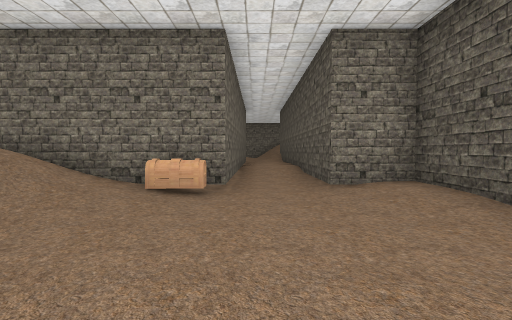
[1] (above)

13 first-person views from a walk through a Unity game level. The camera is 1.5 m above the floor, tilts 2° down and sees 85° across. The floor is counted in squares, 2 m on a side. Each view is taken from the middle of a square. On the plan, view 1 faces up. The plan holds only what a view shows up to about 10 squares ahead; the rest is blank. The player character is not drawn. Some animated figures are not drawn.

[2]
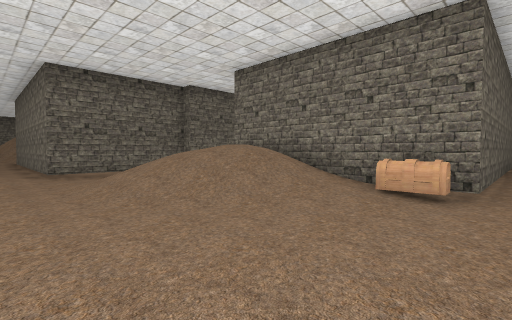

[3]
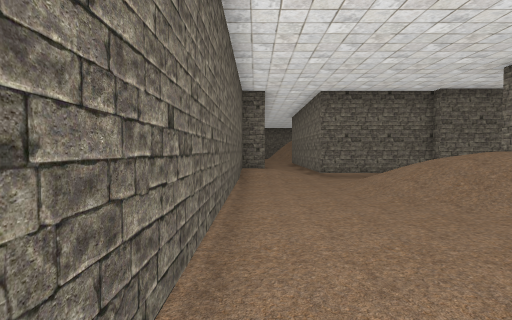

[4]
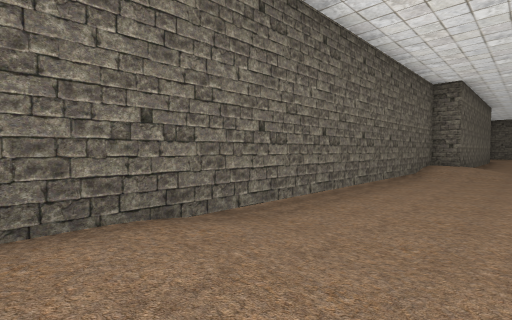

[5]
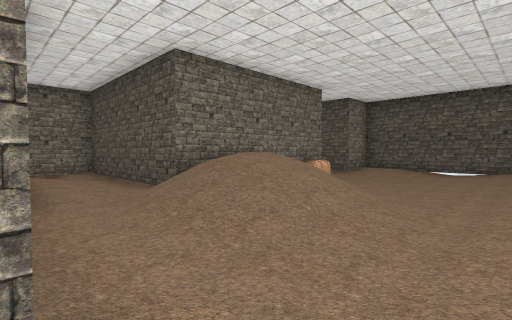

[6]
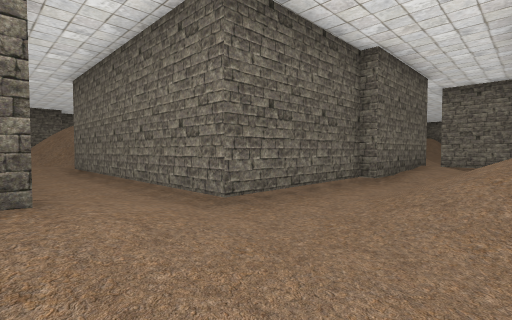

[7]
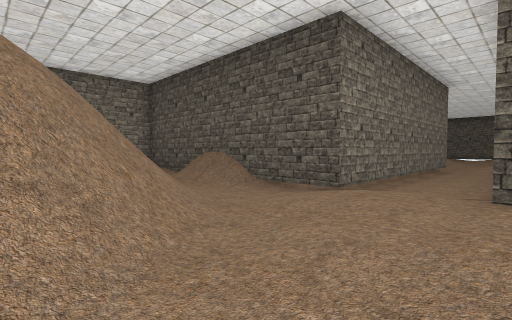

[8]
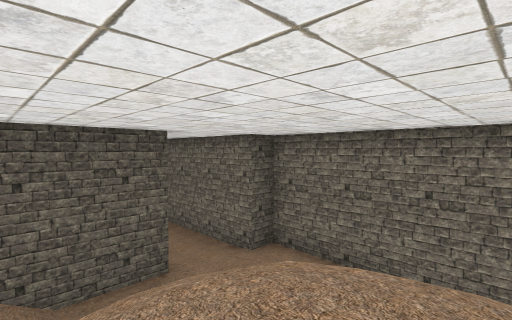

[9]
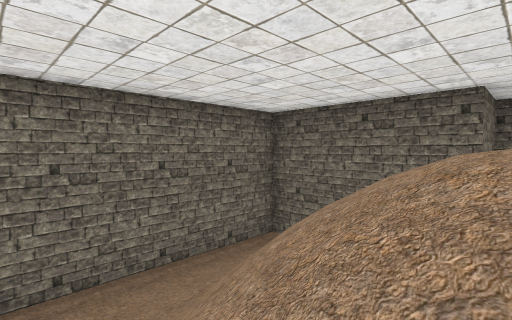

[10]
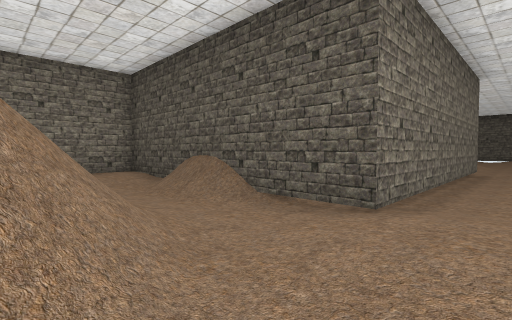

[11]
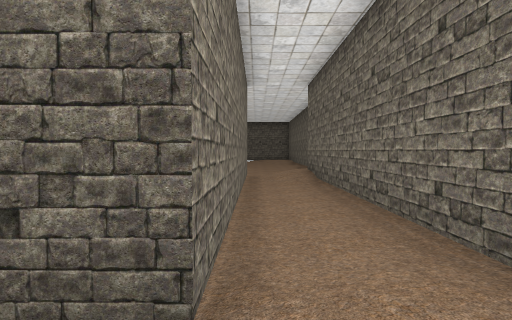

[12]
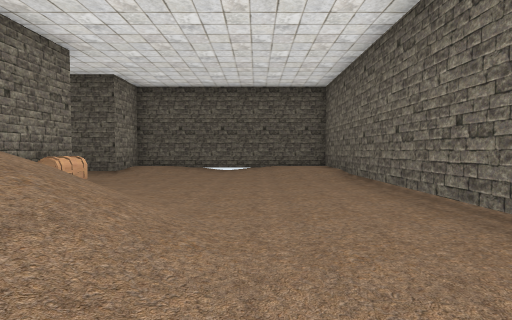

[13]
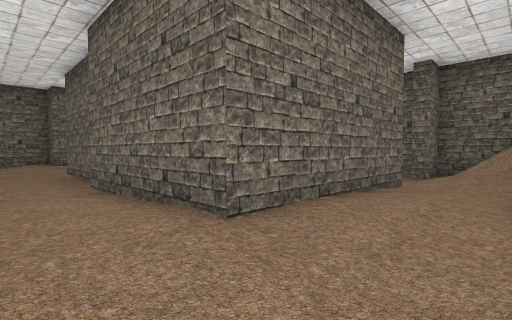

### Floor plan
Key: @ floor where view 1 was taken; # wall or solid block; . main floor; : floor 0.25 m higher than the main floor; + floor 0.5 m higher than the main floor; * floor 1.75 m higher than the main floor; % floor 4.25 m higher than the main floor; / step, stairs or slope; = window, fence, low wall or low ledge; C chest.
Columns run from 25 left of view 1 to 3 right of it. Each row starts with its distance up from view 1.
 13                         #
 12                  ###    #
 11          #//:.:....#    #
 10          #/+::++:..#    #:+#
  9        ####..####+.#    #:+#
  8        ::#      #+:#    #.:#
  7        ::#      #::#    #..#
  6        ./#      #:.######..##
  5        ./#      #./////:C..:#
  4    /   ./#      #.//*//:...:#
  3    %///..#      #./////.....#
  2    //=/..########.////......#
  1     #/.::...................#
  0 # ///.:::......:::.......@::#
 -1 #.....::#########+:.......::#
 -2 #########       #############

Positions as (right, up) in squares from view 1, and headings:
1: (0, 0), facing up
2: (0, 0), facing up-left
3: (1, -1), facing left
4: (2, 1), facing down-left
5: (-9, 0), facing up-right
6: (-6, -1), facing up-left
7: (-21, -1), facing up-right
8: (-22, 4), facing down-right
9: (-20, 3), facing down-left
10: (-20, 0), facing up-right
11: (-18, 1), facing right
12: (-7, 1), facing right
13: (-7, 11), facing down-left
